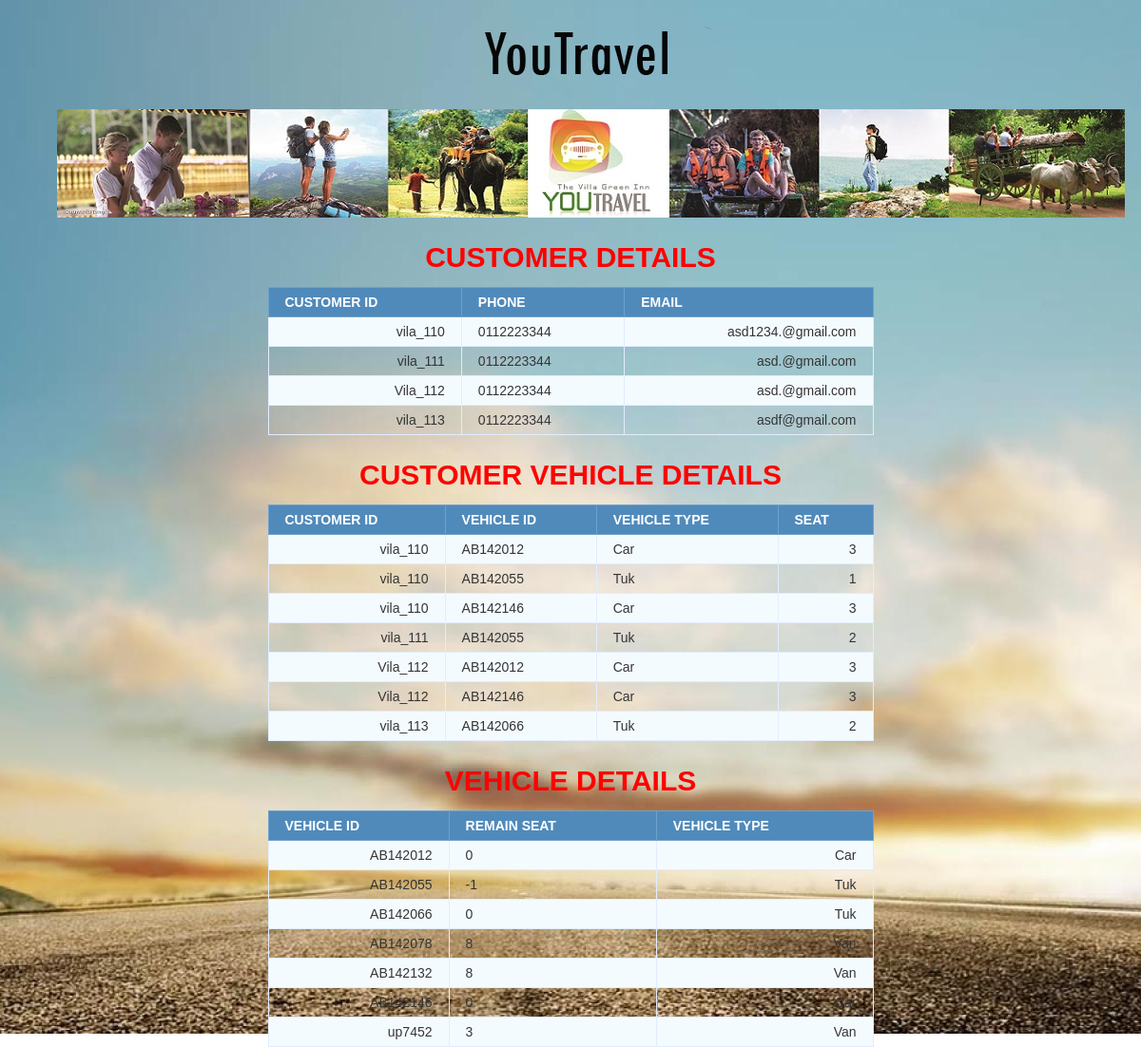
The app's page /youTravel/CusAdmin.php with its own data.
### tables this page shows
CREATE TABLE `customer` (
  `cust_id` varchar(50) NOT NULL,
  `phone` varchar(15) DEFAULT NULL,
  `email` varchar(50) DEFAULT NULL,
  `vehical_id` varchar(50) DEFAULT NULL
);

CREATE TABLE `customervehical` (
  `cust_id` varchar(50) NOT NULL,
  `vehical_id` varchar(50) NOT NULL,
  `vehicaltype` varchar(50) DEFAULT NULL,
  `numofseat` int(5) DEFAULT NULL
);

CREATE TABLE `vehical` (
  `vehical_id` varchar(50) NOT NULL,
  `numofRseat` int(5) DEFAULT NULL,
  `vehicaltype` varchar(50) DEFAULT NULL
);

### youTravel/CusAdmin.php (the view, shortened to what this page needs)
<html>
<head>
</head>
</head>
<div class="container">
 <div class="container clearfix" >
    <div class="row">
          <div class="span12">
        <div class="navbar navbar_">
              <div class="container">
            <h1 class="brand brand_"><a href=""><img alt=""    src="img/logo.png"> </a></h1>
             <h1 class="brand brand_"><a ><img alt="" src="img/InARow.jpg"> </a></h1>
          </div>
           <h1><font color="red">Customer Details</font></h1> </div>
      </div>
        </div>
  </div>
</html>
<?php
$db_host = 'localhost';
$db_user = 'root';
$db_pass = '';
$db_name = 'project';
$conn = mysqli_connect($db_host, $db_user, $db_pass, $db_name);
$sql = 'SELECT cust_id,phone,email
		FROM customer';
$sql10 = 'SELECT *
		FROM customervehical';
	$sql2 = 'SELECT *
		FROM vehical';
        $result10=mysqli_query($conn, $sql10);
$query = mysqli_query($conn, $sql);
$query2 = mysqli_query($conn, $sql2);
?>
<html>
<head>
</head>
<body>
	<table class="data-table">
		<thead>
			<tr>
				<th>Customer ID</th>
				<th>Phone</th>
				<th>Email</th>
			</tr>
		</thead>
		<tbody>
		<?php
		while ($row = mysqli_fetch_array($query))
		{
			echo '<tr>
					<td>'.$row['cust_id'].'</td>
					<td>'.$row['phone'].'</td>
					<td>'.$row['email'].'</td>
				</tr>';
		}?>
		</tbody>
	</table>
</body>
<h1><font color="red">Customer vehicle Details</font></h1> </div>
<body>
	<table class="data-table">
		<thead>
			<tr>
				<th>Customer ID</th>
				 <th>Vehicle ID</th>
				<th>Vehicle Type</th>
                                <th>Seat</th>
			</tr>
		</thead>
		<tbody>
		<?php
		while ($row = mysqli_fetch_array($result10))
		{
			echo '<tr>
					<td>'.$row['cust_id'].'</td>
					<td>'.$row['vehical_id'].'</td>
					<td>'.$row['vehicaltype'].'</td>
					<td>'.$row['numofseat'].'</td>
				</tr>';
		}?>
		</tbody>
	</table>
</body>
<!doctype html>
<html>
<head>
<head>
 <link href="css/Hotetprocss.css" type="text/css"    rel="stylesheet" />
 <link href="css/HotelproCss2.css" type="text/css"    rel="stylesheet" />
 <link href="css/toform.css" type="text/css"    rel="stylesheet" />
</head>
<body>
	 <h1><font color="red">Vehicle Details</font></h1> </div>
	<table class="data-table">
		<thead>
			<tr>
				<th>Vehicle ID</th>
				<th>Remain Seat</th>
				<th>Vehicle Type</th>
			</tr>
		</thead>
		<tbody>
		<?php
		while ($row = mysqli_fetch_array($query2))
		{
			echo '<tr>
					<td>'.$row['vehical_id'].'</td>
					<td>'.$row['numofRseat'].'</td>
					<td>'.$row['vehicaltype'].'</td>
				</tr>';
		}?>
		</tbody>
	</table>
</body>
</html

### youTravel/css/Hotetprocss.css (style rules this page uses)
* { font-family: Arial, Verdana, sans-serif; color: #EFEFEFefefef; text-align:center }
body { width: 90%; margin: 0 auto; }

### youTravel/css/HotelproCss2.css (style rules this page uses)
body { background-color: rgb(200,200,200) url("images/header-bg.png"); }
h1 { background-color: #ee3e80 url("images/header-bg.png"); }
body { background: #ffffff url("images/wall.jpg") no-repeat top right; }

### youTravel/CusAdmin.php (style rules this page uses)
body { font-size: 15px; color: #343d44; font-family: "segoe-ui", "open-sans", tahoma, arial; padding: 0; margin: 0; }
table { margin: auto; font-family: "Lucida Sans Unicode", "Lucida Grande", "Segoe Ui"; font-size: 16px; text-align:left; }
h1 { margin: 25px auto 0; text-align: center; text-transform: uppercase; font-size: 30px; }
table td { transition: all .5s; text-align:left; }
.data-table { border-collapse: collapse; font-size: 14px; min-width: 637px; }
.data-table th, .data-table td { border: 1px solid #e1edff; padding: 7px 17px; }
.data-table thead th { background-color: #508abb; color: #FFFFFF; border-color: #6ea1cc !important; text-transform: uppercase; text-align:left; }
.data-table tbody td { color: #353535; }
.data-table tbody td:first-child, .data-table tbody td:nth-child(4), .data-table tbody td:last-child { text-align: right; }
.data-table tbody tr:nth-child(odd) td { background-color: #f4fbff; }

### records on screen
customer: cust_id "vila_110", phone "0112223344", email "asd1234.@gmail.com"
customer: cust_id "vila_111", phone "0112223344", email "asd.@gmail.com"
customer: cust_id "Vila_112", phone "0112223344", email "asd.@gmail.com"
customer: cust_id "vila_113", phone "0112223344", email "asdf@gmail.com"
customervehical: cust "vila_110", vehical "AB142012", vehicaltype "Car", numofseat "3"
customervehical: cust "vila_110", vehical "AB142055", vehicaltype "Tuk", numofseat "1"
customervehical: cust "vila_110", vehical "AB142146", vehicaltype "Car", numofseat "3"
customervehical: cust "vila_111", vehical "AB142055", vehicaltype "Tuk", numofseat "2"
customervehical: cust "Vila_112", vehical "AB142012", vehicaltype "Car", numofseat "3"
customervehical: cust "Vila_112", vehical "AB142146", vehicaltype "Car", numofseat "3"
customervehical: cust "vila_113", vehical "AB142066", vehicaltype "Tuk", numofseat "2"
vehical: vehical_id "AB142012", numofRseat "0", vehicaltype "Car"
vehical: vehical_id "AB142055", numofRseat "-1", vehicaltype "Tuk"
vehical: vehical_id "AB142066", numofRseat "0", vehicaltype "Tuk"
vehical: vehical_id "AB142078", numofRseat "8", vehicaltype "Van"
vehical: vehical_id "AB142132", numofRseat "8", vehicaltype "Van"
vehical: vehical_id "AB142146", numofRseat "0", vehicaltype "Car"
vehical: vehical_id "up7452", numofRseat "3", vehicaltype "Van"
